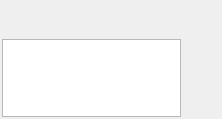
<?xml version="1.0" encoding="UTF-8"?>
<ui version="4.0">
 <class>StatusWidget</class>
 <widget class="QWidget" name="StatusWidget">
  <property name="geometry">
   <rect>
    <x>0</x>
    <y>0</y>
    <width>222</width>
    <height>119</height>
   </rect>
  </property>
  <layout class="QGridLayout" name="gridLayout">
   <property name="margin">
    <number>2</number>
   </property>
   <property name="spacing">
    <number>0</number>
   </property>
   <item row="0" column="0" rowspan="2">
    <layout class="QGridLayout" name="gridLayout_2">
     <property name="rightMargin">
      <number>6</number>
     </property>
     <property name="horizontalSpacing">
      <number>1</number>
     </property>
     <item row="0" column="0">
      <widget class="HtmlToolButton" name="statusToolButton">
       <property name="sizePolicy">
        <sizepolicy hsizetype="Ignored" vsizetype="Fixed">
         <horstretch>0</horstretch>
         <verstretch>0</verstretch>
        </sizepolicy>
       </property>
       <property name="font">
        <font>
         <pointsize>12</pointsize>
         <weight>75</weight>
         <bold>true</bold>
         <stylestrategy>NoAntialias</stylestrategy>
        </font>
       </property>
       <property name="text">
        <string/>
       </property>
       <property name="popupMode">
        <enum>QToolButton::InstantPopup</enum>
       </property>
       <property name="toolButtonStyle">
        <enum>Qt::ToolButtonTextBesideIcon</enum>
       </property>
       <property name="autoRaise">
        <bool>true</bool>
       </property>
      </widget>
     </item>
     <item row="1" column="0">
      <layout class="QVBoxLayout" name="verticalLayout">
       <item>
        <widget class="QLabel" name="moodLabel">
         <property name="sizePolicy">
          <sizepolicy hsizetype="Preferred" vsizetype="Maximum">
           <horstretch>0</horstretch>
           <verstretch>0</verstretch>
          </sizepolicy>
         </property>
         <property name="cursor">
          <cursorShape>PointingHandCursor</cursorShape>
         </property>
         <property name="toolTip">
          <string>Click to edit...</string>
         </property>
         <property name="styleSheet">
          <string notr="true">QLabel:hover {
	background-color: rgb(255, 255, 127);
}</string>
         </property>
         <property name="text">
          <string/>
         </property>
         <property name="scaledContents">
          <bool>true</bool>
         </property>
         <property name="alignment">
          <set>Qt::AlignLeading|Qt::AlignLeft|Qt::AlignTop</set>
         </property>
         <property name="wordWrap">
          <bool>true</bool>
         </property>
        </widget>
       </item>
       <item>
        <widget class="AutoSizeTextEdit" name="moodEdit">
         <property name="sizePolicy">
          <sizepolicy hsizetype="Expanding" vsizetype="Maximum">
           <horstretch>0</horstretch>
           <verstretch>0</verstretch>
          </sizepolicy>
         </property>
        </widget>
       </item>
      </layout>
     </item>
     <item row="1" column="1">
      <widget class="QLabel" name="avatarLabel">
       <property name="sizePolicy">
        <sizepolicy hsizetype="Fixed" vsizetype="Fixed">
         <horstretch>0</horstretch>
         <verstretch>0</verstretch>
        </sizepolicy>
       </property>
       <property name="minimumSize">
        <size>
         <width>32</width>
         <height>32</height>
        </size>
       </property>
       <property name="maximumSize">
        <size>
         <width>32</width>
         <height>32</height>
        </size>
       </property>
       <property name="frameShape">
        <enum>QFrame::NoFrame</enum>
       </property>
       <property name="text">
        <string/>
       </property>
       <property name="alignment">
        <set>Qt::AlignCenter</set>
       </property>
      </widget>
     </item>
    </layout>
   </item>
  </layout>
 </widget>
 <customwidgets>
  <customwidget>
   <class>AutoSizeTextEdit</class>
   <extends>QTextEdit</extends>
   <header location="global">utils/autosizetextedit.h</header>
  </customwidget>
  <customwidget>
   <class>HtmlToolButton</class>
   <extends>QToolButton</extends>
   <header location="global">utils/htmltoolbutton.h</header>
  </customwidget>
 </customwidgets>
 <resources/>
 <connections/>
</ui>
